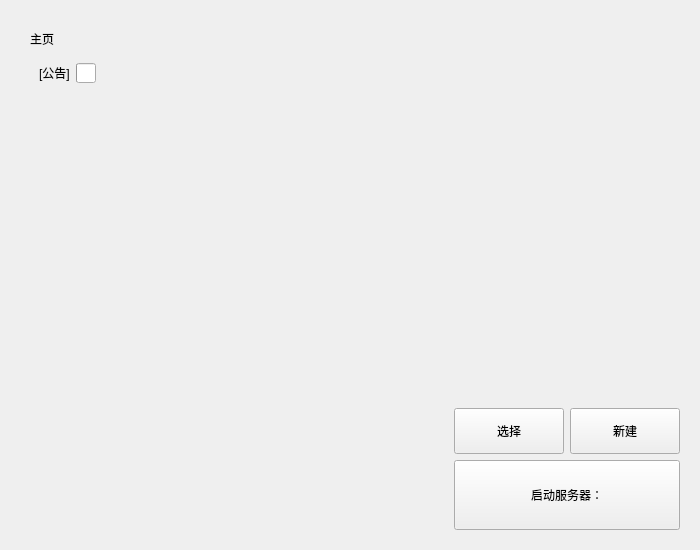
<?xml version="1.0" encoding="UTF-8"?>
<ui version="4.0">
 <class>HomeInterface</class>
 <widget class="QFrame" name="HomeInterface">
  <property name="geometry">
   <rect>
    <x>0</x>
    <y>0</y>
    <width>700</width>
    <height>550</height>
   </rect>
  </property>
  <property name="sizePolicy">
   <sizepolicy hsizetype="Expanding" vsizetype="Expanding">
    <horstretch>0</horstretch>
    <verstretch>0</verstretch>
   </sizepolicy>
  </property>
  <property name="windowTitle">
   <string/>
  </property>
  <layout class="QGridLayout" name="gridLayout">
   <item row="1" column="2">
    <widget class="QWidget" name="titleLimitWidget" native="true">
     <layout class="QGridLayout" name="gridLayout_3">
      <item row="0" column="0">
       <widget class="TitleLabel" name="titleLabel">
        <property name="sizePolicy">
         <sizepolicy hsizetype="Preferred" vsizetype="Fixed">
          <horstretch>0</horstretch>
          <verstretch>0</verstretch>
         </sizepolicy>
        </property>
        <property name="text">
         <string>主页</string>
        </property>
       </widget>
      </item>
      <item row="1" column="0">
       <widget class="QWidget" name="noticeWidget" native="true">
        <layout class="QHBoxLayout" name="horizontalLayout">
         <item>
          <widget class="StrongBodyLabel" name="subTitleLabel">
           <property name="sizePolicy">
            <sizepolicy hsizetype="Preferred" vsizetype="Fixed">
             <horstretch>0</horstretch>
             <verstretch>0</verstretch>
            </sizepolicy>
           </property>
           <property name="text">
            <string>[公告]</string>
           </property>
           <property name="textFormat">
            <enum>Qt::MarkdownText</enum>
           </property>
          </widget>
         </item>
         <item>
          <widget class="IndeterminateProgressRing" name="IndeterminateProgressRing">
           <property name="sizePolicy">
            <sizepolicy hsizetype="Fixed" vsizetype="Fixed">
             <horstretch>0</horstretch>
             <verstretch>0</verstretch>
            </sizepolicy>
           </property>
           <property name="minimumSize">
            <size>
             <width>20</width>
             <height>20</height>
            </size>
           </property>
           <property name="maximumSize">
            <size>
             <width>20</width>
             <height>20</height>
            </size>
           </property>
          </widget>
         </item>
        </layout>
       </widget>
      </item>
      <item row="0" column="1" rowspan="2">
       <spacer name="horizontalSpacer_2">
        <property name="orientation">
         <enum>Qt::Horizontal</enum>
        </property>
        <property name="sizeHint" stdset="0">
         <size>
          <width>40</width>
          <height>20</height>
         </size>
        </property>
       </spacer>
      </item>
     </layout>
    </widget>
   </item>
   <item row="4" column="3">
    <widget class="QWidget" name="home_btnWidget" native="true">
     <property name="sizePolicy">
      <sizepolicy hsizetype="Expanding" vsizetype="Expanding">
       <horstretch>0</horstretch>
       <verstretch>0</verstretch>
      </sizepolicy>
     </property>
     <property name="minimumSize">
      <size>
       <width>244</width>
       <height>140</height>
      </size>
     </property>
     <property name="maximumSize">
      <size>
       <width>244</width>
       <height>140</height>
      </size>
     </property>
     <layout class="QGridLayout" name="gridLayout_2">
      <item row="0" column="2">
       <widget class="PushButton" name="newServerBtn">
        <property name="sizePolicy">
         <sizepolicy hsizetype="Expanding" vsizetype="Expanding">
          <horstretch>0</horstretch>
          <verstretch>0</verstretch>
         </sizepolicy>
        </property>
        <property name="focusPolicy">
         <enum>Qt::NoFocus</enum>
        </property>
        <property name="text">
         <string>新建</string>
        </property>
       </widget>
      </item>
      <item row="1" column="1" colspan="2">
       <widget class="PrimaryPushButton" name="startServerBtn">
        <property name="sizePolicy">
         <sizepolicy hsizetype="Expanding" vsizetype="Expanding">
          <horstretch>2</horstretch>
          <verstretch>0</verstretch>
         </sizepolicy>
        </property>
        <property name="minimumSize">
         <size>
          <width>0</width>
          <height>70</height>
         </size>
        </property>
        <property name="focusPolicy">
         <enum>Qt::NoFocus</enum>
        </property>
        <property name="text">
         <string>启动服务器：</string>
        </property>
       </widget>
      </item>
      <item row="0" column="1">
       <widget class="PushButton" name="selectServerBtn">
        <property name="sizePolicy">
         <sizepolicy hsizetype="Expanding" vsizetype="Expanding">
          <horstretch>0</horstretch>
          <verstretch>0</verstretch>
         </sizepolicy>
        </property>
        <property name="focusPolicy">
         <enum>Qt::NoFocus</enum>
        </property>
        <property name="text">
         <string>选择</string>
        </property>
       </widget>
      </item>
     </layout>
    </widget>
   </item>
   <item row="4" column="2">
    <spacer name="leftBottomSpacer">
     <property name="orientation">
      <enum>Qt::Horizontal</enum>
     </property>
     <property name="sizeType">
      <enum>QSizePolicy::Fixed</enum>
     </property>
     <property name="sizeHint" stdset="0">
      <size>
       <width>400</width>
       <height>20</height>
      </size>
     </property>
    </spacer>
   </item>
   <item row="1" column="0">
    <spacer name="leftSpacer">
     <property name="orientation">
      <enum>Qt::Horizontal</enum>
     </property>
     <property name="sizeType">
      <enum>QSizePolicy::Fixed</enum>
     </property>
     <property name="sizeHint" stdset="0">
      <size>
       <width>10</width>
       <height>20</height>
      </size>
     </property>
    </spacer>
   </item>
   <item row="0" column="2">
    <spacer name="topSpacer">
     <property name="orientation">
      <enum>Qt::Vertical</enum>
     </property>
     <property name="sizeType">
      <enum>QSizePolicy::Fixed</enum>
     </property>
     <property name="sizeHint" stdset="0">
      <size>
       <width>20</width>
       <height>10</height>
      </size>
     </property>
    </spacer>
   </item>
   <item row="3" column="2">
    <spacer name="bottomSpacer">
     <property name="orientation">
      <enum>Qt::Vertical</enum>
     </property>
     <property name="sizeType">
      <enum>QSizePolicy::Expanding</enum>
     </property>
     <property name="sizeHint" stdset="0">
      <size>
       <width>20</width>
       <height>300</height>
      </size>
     </property>
    </spacer>
   </item>
  </layout>
 </widget>
 <customwidgets>
  <customwidget>
   <class>PushButton</class>
   <extends>QPushButton</extends>
   <header>qfluentwidgets</header>
  </customwidget>
  <customwidget>
   <class>PrimaryPushButton</class>
   <extends>PushButton</extends>
   <header>qfluentwidgets</header>
  </customwidget>
  <customwidget>
   <class>StrongBodyLabel</class>
   <extends>QLabel</extends>
   <header>qfluentwidgets</header>
  </customwidget>
  <customwidget>
   <class>TitleLabel</class>
   <extends>QLabel</extends>
   <header>qfluentwidgets</header>
  </customwidget>
  <customwidget>
   <class>IndeterminateProgressRing</class>
   <extends>QProgressBar</extends>
   <header>qfluentwidgets</header>
  </customwidget>
 </customwidgets>
 <resources/>
 <connections/>
</ui>
